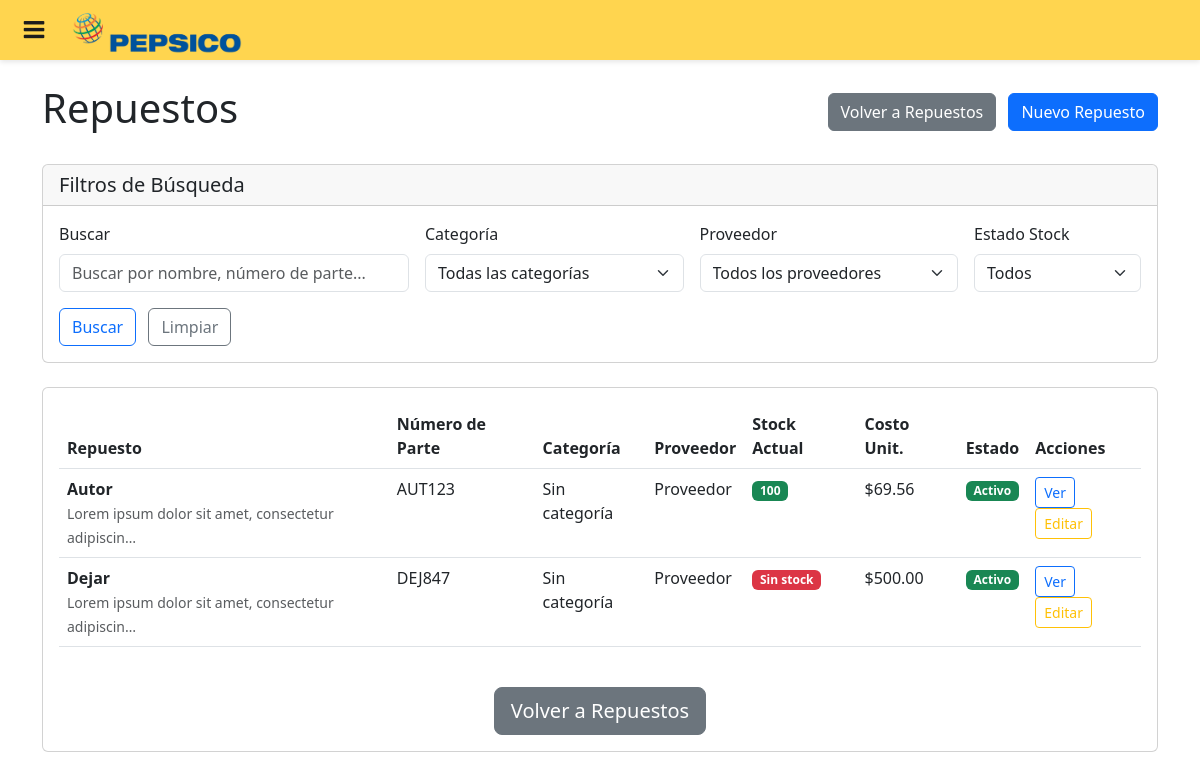
The app's page /repuestos/repuestos/ (signed in), older data.
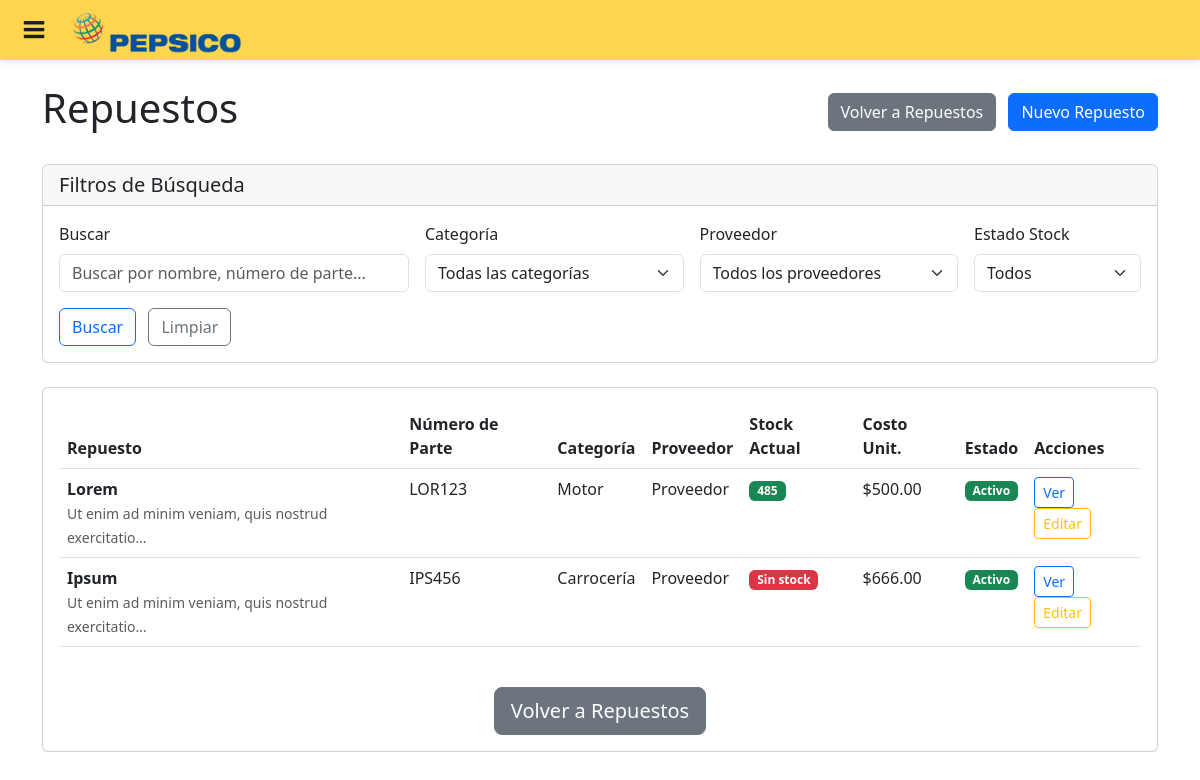
The same page, newer data.
### repuestos/models.py (models this page shows, shortened)
class SparePartStock(models.Model):
    repuesto = models.OneToOneField(
        Repuesto, on_delete=models.CASCADE, related_name='stock_info'
    )
    category = models.ForeignKey(
        SparePartCategory, on_delete=models.SET_NULL, null=True, blank=True
    )
    supplier = models.ForeignKey(
        Supplier, on_delete=models.SET_NULL, null=True, blank=True
    )
    part_number = models.CharField(max_length=50, null=True, blank=True)
    description = models.TextField(null=True, blank=True)
    unit_cost = models.DecimalField(max_digits=10, decimal_places=2, default=0)
    selling_price = models.DecimalField(max_digits=10, decimal_places=2, null=True, blank=True)
    current_stock = models.IntegerField(default=0)
    minimum_stock = models.IntegerField(default=0)
    maximum_stock = models.IntegerField(default=0)
    location = models.CharField(max_length=100, null=True, blank=True)
    is_active = models.BooleanField(default=True)
    requires_approval = models.BooleanField(default=False)
    created_by = models.ForeignKey(
        FlotaUser, on_delete=models.SET_NULL, null=True, blank=True,
        related_name='created_spare_parts'
    )
    created_at = models.DateTimeField(auto_now_add=True)
    updated_at = models.DateTimeField(auto_now=True)
    def is_low_stock(self):
        return self.current_stock <= self.minimum_stock
    class Meta:
        db_table = 'SparePartStocks'
        verbose_name = 'Stock de Repuesto'
        verbose_name_plural = 'Stocks de Repuestos'

class Supplier(models.Model):
    id_supplier = models.AutoField(primary_key=True)
    name = models.CharField(max_length=100)
    contact_person = models.CharField(max_length=100, null=True, blank=True)
    phone = models.CharField(max_length=20, null=True, blank=True)
    email = models.EmailField(null=True, blank=True)
    address = models.TextField(null=True, blank=True)
    is_active = models.BooleanField(default=True)
    created_at = models.DateTimeField(auto_now_add=True)
    updated_at = models.DateTimeField(auto_now=True)
    def __str__(self):
        return self.name
    class Meta:
        db_table = 'Suppliers'
        verbose_name = 'Proveedor'
        verbose_name_plural = 'Proveedores'

class SparePartCategory(models.Model):
    id_category = models.AutoField(primary_key=True)
    name = models.CharField(max_length=100, unique=True)
    description = models.TextField(null=True, blank=True)
    parent_category = models.ForeignKey(
        'self', on_delete=models.SET_NULL, null=True, blank=True,
        related_name='subcategories'
    )
    created_at = models.DateTimeField(auto_now_add=True)
    updated_at = models.DateTimeField(auto_now=True)
    def __str__(self):
        return self.name
    class Meta:
        db_table = 'SparePartCategories'
        verbose_name = 'Categoría de Repuesto'
        verbose_name_plural = 'Categorías de Repuestos'

### documents/models.py (models this page shows, shortened)
class Repuesto(models.Model):
    id_repuesto = models.AutoField(primary_key=True)
    name = models.CharField(max_length=100)
    quantity = models.IntegerField()
    task = models.ForeignKey(
        Task, on_delete=models.SET_NULL, db_column='task_id', null=True, blank=True)
    delivery_datetime = models.DateTimeField()
    class Meta:
        db_table = 'Repuestos'

### repuestos/views.py (the view, shortened to what this page needs)
# urls.py: path('repuestos/', views.spare_part_list, name='spare_part_list'),
@login_required
def spare_part_list(request):
    search_form = SparePartSearchForm(request.GET)
    spare_parts = SparePartStock.objects.select_related('repuesto', 'category', 'supplier').filter(is_active=True)
    if search_form.is_valid():
        search = search_form.cleaned_data.get('search')
        category = search_form.cleaned_data.get('category')
        supplier = search_form.cleaned_data.get('supplier')
        stock_status = search_form.cleaned_data.get('stock_status')
        if search:
            spare_parts = spare_parts.filter(
                Q(repuesto__name__icontains=search) |
                Q(part_number__icontains=search) |
                Q(description__icontains=search)
            )
        if category:
            spare_parts = spare_parts.filter(category=category)
        if supplier:
            spare_parts = spare_parts.filter(supplier=supplier)
    paginator = Paginator(spare_parts, 25)
    page_number = request.GET.get('page')
    page_obj = paginator.get_page(page_number)
    context = {
        'page_obj': page_obj,
        'search_form': search_form,
    }
    return render(request, 'repuestos/spare_part_list.html', context)

### repuestos/forms.py
class SparePartSearchForm(forms.Form):
    search = forms.CharField(
        required=False,
        widget=forms.TextInput(attrs={
            'class': 'form-control',
            'placeholder': 'Buscar por nombre, número de parte...'
        })
    )
    category = forms.ModelChoiceField(
        queryset=SparePartCategory.objects.all(),
        required=False,
        empty_label="Todas las categorías",
        widget=forms.Select(attrs={
            'class': 'form-select'
        })
    )
    supplier = forms.ModelChoiceField(
        queryset=Supplier.objects.all(),
        required=False,
        empty_label="Todos los proveedores",
        widget=forms.Select(attrs={
            'class': 'form-select'
        })
    )
    stock_status = forms.ChoiceField(
        choices=[
            ('', 'Todos'),
            ('low', 'Stock Bajo'),
            ('normal', 'Stock Normal'),
            ('over', 'Sobre Stock'),
            ('out', 'Sin Stock'),
        ],
        required=False,
        widget=forms.Select(attrs={
            'class': 'form-select'
        })
    )

### repuestos/templates/repuestos/spare_part_list.html (shortened to what this page needs)
{% extends 'base.html' %}
{% load static %}
{% block content %}
<div class="container mt-4">
  <div class="row">
    <div class="col-12">
      <div class="d-flex justify-content-between align-items-center mb-4">
        <h1>
           Repuestos
        </h1>
        <div>
          <a href="{% url 'repuestos:dashboard' %}" class="btn btn-secondary me-2">
             Volver a Repuestos
          </a>
          <a href="{% url 'repuestos:spare_part_create' %}" class="btn btn-primary">
             Nuevo Repuesto
          </a>
        </div>
      </div>
    </div>
  </div>
  <div class="row mb-4">
    <div class="col-12">
      <div class="card">
        <div class="card-header">
          <h5 class="mb-0">Filtros de Búsqueda</h5>
        </div>
        <div class="card-body">
          <form method="get" class="row g-3">
            <div class="col-md-4">
              <label for="{{ search_form.search.id_for_label }}" class="form-label">Buscar</label>
              {{ search_form.search }}
            </div>
            <div class="col-md-3">
              <label for="{{ search_form.category.id_for_label }}" class="form-label">Categoría</label>
              {{ search_form.category }}
            </div>
            <div class="col-md-3">
              <label for="{{ search_form.supplier.id_for_label }}" class="form-label">Proveedor</label>
              {{ search_form.supplier }}
            </div>
            <div class="col-md-2">
              <label for="{{ search_form.stock_status.id_for_label }}" class="form-label">Estado Stock</label>
              {{ search_form.stock_status }}
            </div>
            <div class="col-12">
              <button type="submit" class="btn btn-outline-primary me-2">
                 Buscar
              </button>
              <a href="{% url 'repuestos:spare_part_list' %}" class="btn btn-outline-secondary">
                 Limpiar
              </a>
            </div>
          </form>
        </div>
      </div>
    </div>
  </div>
  <div class="row">
    <div class="col-12">
      <div class="card">
        <div class="card-body">
          {% if page_obj %}
          <div class="table-responsive">
            <table class="table table-hover">
              <thead>
                <tr>
                  <th>Repuesto</th>
                  <th>Número de Parte</th>
                  <th>Categoría</th>
                  <th>Proveedor</th>
                  <th>Stock Actual</th>
                  <th>Costo Unit.</th>
                  <th>Estado</th>
                  <th>Acciones</th>
                </tr>
              </thead>
              <tbody>
                {% for stock_info in page_obj %}
                <tr>
                  <td>
                    <strong>{{ stock_info.repuesto.name }}</strong>
                    {% if stock_info.description %}
                    <br><small class="text-muted">{{ stock_info.description|truncatechars:50 }}</small>
                    {% endif %}
                  </td>
                  <td>{{ stock_info.part_number|default:"-" }}</td>
                  <td>{{ stock_info.category.name|default:"Sin categoría" }}</td>
                  <td>{{ stock_info.supplier.name|default:"Sin proveedor" }}</td>
                  <td>
                    <span class="badge bg-{% if stock_info.is_low_stock %}danger{% elif stock_info.current_stock == 0 %}dark{% else %}success{% endif %}">
                      {% if stock_info.current_stock == 0 %}Sin stock{% else %}{{ stock_info.current_stock }}{% endif %}
                    </span>
                  </td>
                  <td>${{ stock_info.unit_cost|floatformat:2 }}</td>
                  <td>
                    {% if stock_info.is_active %}
                    <span class="badge bg-success">Activo</span>
                    {% else %}
                    <span class="badge bg-secondary">Inactivo</span>
                    {% endif %}
                  </td>
                  <td>
                    <a href="{% url 'repuestos:spare_part_detail' stock_info.pk %}" class="btn btn-sm btn-outline-primary" title="Ver detalle">
                       Ver
                    </a>
                    <a href="{% url 'repuestos:spare_part_update' stock_info.pk %}" class="btn btn-sm btn-outline-warning" title="Editar">
                       Editar
                    </a>
                  </td>
                </tr>
                {% endfor %}
              </tbody>
            </table>
          </div>
          <div class="text-center mt-4">
            <a href="{% url 'repuestos:dashboard' %}" class="btn btn-secondary btn-lg">
               Volver a Repuestos
            </a>
          </div>
          {% endif %}
        </div>
      </div>
    </div>
  </div>
</div>
{% endblock %}

### templates/base.html (shortened to what this page needs)
{% load static %}
<!DOCTYPE html>
<html lang="es">
<head>
  <link href="https://cdn.jsdelivr.net/npm/bootstrap@5.3.0/dist/css/bootstrap.min.css" rel="stylesheet">
  <link rel="stylesheet" href="{% static 'documents/Css/pag-inicio.css' %}">
  <link rel="stylesheet" href="{% static 'documents/Css/fontello.css' %}">
</head>
<body>
  <header class="barra-superior">
    <div class="btn-menu">
      <label for="btn-menu" class="icon-menu" aria-label="Abrir menú"></label>
    </div>
    <img src="{% static 'documents/Images/PepsiCoLogo.png' %}" alt="logo" class="logo">
  </header>
  {% block content %}{% endblock %}
</body>
</html>

### documents/static/documents/Css/pag-inicio.css (style rules this page uses)
* { box-sizing: border-box; }
body { margin: 0; background: #fff; position: relative; font-family: system-ui, Arial; padding-top: 3.75rem; }
.barra-superior { background: #FFD54F; height: 60px; display: flex; align-items: center; padding-left: 1rem; box-shadow: 0 2px 5px rgba(0,0,0,.1); position: fixed; top: 0; left: 0; width: 100%; z-index: 1000; gap: 15px; }
.logo { height: 50px; }
.btn-menu label { display: inline-flex; align-items: center; justify-content: center; width: 36px; height: 36px; cursor: pointer; font-size: 24px; color: #1c1c1c; }

Row changes from the older to the newer data that the page shows:
removed SparePartStock: repuesto.name "Autor", description "Lorem ipsum dolor sit amet, consectetur adipiscin…", part_number "AUT123", category.name "Sin categoría", supplier.name "Proveedor", current_stock "100", unit_cost "69.56", is_active "Activo", minimum_stock 0 (drawn)
removed SparePartStock: repuesto.name "Dejar", description "Lorem ipsum dolor sit amet, consectetur adipiscin…", part_number "DEJ847", category.name "Sin categoría", supplier.name "Proveedor", current_stock "Sin stock", unit_cost "500.00", is_active "Activo", minimum_stock 1 (drawn)
added SparePartStock: repuesto.name "Lorem", description "Ut enim ad minim veniam, quis nostrud exercitatio…", part_number "LOR123", category.name "Motor", supplier.name "Proveedor", current_stock "485", unit_cost "500.00", is_active "Activo", minimum_stock 10 (drawn)
added SparePartStock: repuesto.name "Ipsum", description "Ut enim ad minim veniam, quis nostrud exercitatio…", part_number "IPS456", category.name "Carrocería", supplier.name "Proveedor", current_stock "Sin stock", unit_cost "666.00", is_active "Activo", minimum_stock 1 (drawn)
